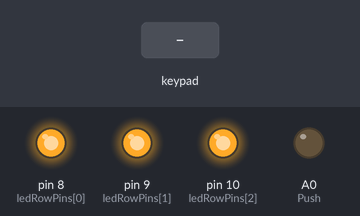
Recording of a sketch running on a simulated Arduino Uno, built with avr-gcc and run on an emulated ATmega328P. Parts: output pins drawn as LEDs (lit = HIGH). Dashed ring = blinking. The test bench sets the inputs (shaded band). USB keyboard and mouse output is not drawn; pins used as bus, display or sensor lines are not drawn.

Above: at 1.2 s.
1.3 s: keypad keys 2 3 4 pressed 0.4 s apart
At 2.7 s:
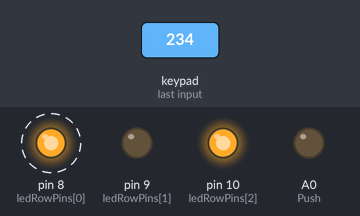
4.3 s: key '5' pressed
At 4.7 s:
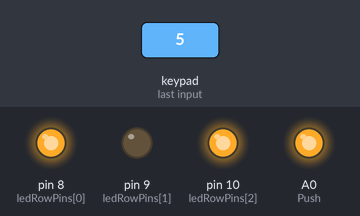
6.3 s: key '7' pressed
At 6.9 s:
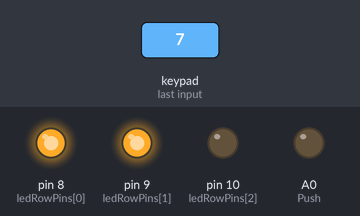
8.5 s: key '8' pressed
At 9.1 s:
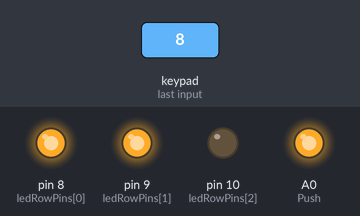
Timing chart, 0 to 11.5 s (numbered marks = the images above; inputs shaded):
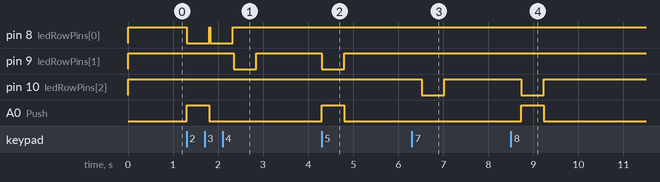

The sketch:

LeonardoShieldv2.ino
```cpp
#include <Keypad.h>
#include "HID-Project.h"


// Rotary Encoder Inputs
#define Clock A1
#define Data A2
#define Push A0
int counter = 0;
int currentStateClock;
int lastStateClock;
String currentDir ="";
unsigned long lastButtonPress = 0;

#define NUM_LED_COLS (3)            // Number of LED columns (+, anode)
#define NUM_LED_ROWS (3)            // Number of LED rows (-, cathode)

const byte ROWS = 3;
const byte COLS = 3;

char hexaKeys[ROWS][COLS] = {
  {'1', '2', '3'},
  {'4', '5', '6'},
  {'7', '8', '9'},
  };

byte rowPins[ROWS] = {2, 3, 4};
byte colPins[COLS] = {5, 6, 7};
static const uint8_t ledRowPins[NUM_LED_ROWS] = {8, 9, 10};     // Pins connected to LED rows (-)
static const uint8_t ledColPins[NUM_LED_COLS] = {16, 14, 15};   // Pins connected to LED cols (+)
static bool LED_buffer[NUM_LED_COLS][NUM_LED_ROWS];             // Keeps track of LED states

Keypad customKeypad = Keypad(makeKeymap(hexaKeys), rowPins, colPins, ROWS, COLS);

void setup(){
  Serial.begin(9600);
  Consumer.begin();
  Keyboard.begin();

  setupLEDPins();

  pinMode(Clock,INPUT_PULLUP);
  pinMode(Data,INPUT_PULLUP);
  pinMode(Push, INPUT_PULLUP);
  lastStateClock = digitalRead(Clock);

  for (uint8_t i = 0; i < NUM_LED_COLS; i++)
  {
    for (uint8_t j = 0; j < NUM_LED_ROWS; j++)
    {
      LED_buffer[i][j] = 0;
    }
  }
}

static void setupLEDPins()
{
  uint8_t i;
  // LED drive rows - written LOW when active, HIGH otherwise
  for (i = 0; i < NUM_LED_ROWS; i++)
  {
    pinMode(ledRowPins[i], OUTPUT);
    digitalWrite(ledRowPins[i], HIGH);
  }

  // LED select columns - Write HIGH to turn an LED on.
  for (i = 0; i < NUM_LED_COLS; i++)
  {
    pinMode(ledColPins[i], OUTPUT);
    digitalWrite(ledColPins[i], LOW);
  }
}

void LightLED(int c, int r)
{
  digitalWrite(ledColPins[c], HIGH);
  digitalWrite(ledRowPins[r], LOW);
  delay(500);
}

void OpenApp(String appAddress)
{
  Keyboard.press(KEY_LEFT_CTRL);
  Keyboard.press(KEY_ESC);
  delay(100);
  Keyboard.releaseAll();
  Keyboard.print(appAddress);
  delay(100);
  Keyboard.press(KEY_RETURN);
  Keyboard.releaseAll();
}

void loop(){
  char customKey = customKeypad.getKey();
  currentStateClock = digitalRead(Clock);

  if (currentStateClock != lastStateClock  && currentStateClock == 1)
  {
    if (digitalRead(Data) != currentStateClock)
    {
      counter --;
      Consumer.write(MEDIA_VOLUME_DOWN);
    }
    else
    {
      counter ++;
      Consumer.write(MEDIA_VOLUME_UP);
    }
  }
  lastStateClock = currentStateClock;

  int btnState = digitalRead(Push);

  if (btnState == LOW)
  {
    if (millis() - lastButtonPress > 50) {
      Consumer.write(MEDIA_VOLUME_MUTE);
    }
    lastButtonPress = millis();
  }


  switch (customKey)
  {
  case '1':
    Consumer.write(MEDIA_PREVIOUS);
    LightLED(0,0);
    break;
  case '2':
    Consumer.write(MEDIA_PLAY_PAUSE);
    LightLED(1,0);
    break;
  case '3':
    Consumer.write(MEDIA_NEXT);
    LightLED(2,0);
    break;
  case '4':
    Keyboard.write(KEY_PRINTSCREEN);
    LightLED(0,1);
    break;
  case '5':
    Keyboard.press(KEY_LEFT_WINDOWS);
    Keyboard.press(KEY_L);
    Keyboard.releaseAll();
    LightLED(1,1);
    break;
  case '6':
    Keyboard.write(KEY_MENU);
    LightLED(2,1);
    break;
  case '7':
    OpenApp("Your App 1");  //replace with your favorite app
    LightLED(0,2);
    break;
  case '8':
    OpenApp("Your App 2");  //replace with your second favorite app
    LightLED(1,2);
    break;
  case '9':
    OpenApp("spotify");
    LightLED(2,2);
    break;
  }
  setupLEDPins();
}
```

Measured:
- after the input at 1.3 s, pin 8 (ledRowPins[0]): alternates HIGH for 0.02 s and LOW for 0.50 s, 4 changes in all, then stays HIGH, starting at once; pin 9 (ledRowPins[1]): HIGH → LOW after 1.0 s, → HIGH 0.50 s later; A0 (Push): LOW → HIGH at once, → LOW 0.50 s later
- after the input at 4.3 s, pin 9 (ledRowPins[1]): HIGH → LOW at once, → HIGH 0.50 s later; A0 (Push): LOW → HIGH at once, → LOW 0.50 s later
- after the input at 6.3 s, pin 10 (ledRowPins[2]): HIGH → LOW after 0.23 s, → HIGH 0.50 s later
- after the input at 8.5 s, pin 10 (ledRowPins[2]): HIGH → LOW after 0.23 s, → HIGH 0.50 s later; A0 (Push): LOW → HIGH after 0.23 s, → LOW 0.50 s later
